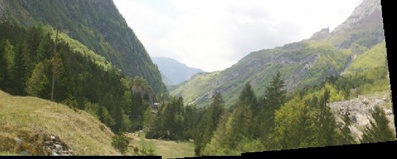
%> input picture Assignment4/p1.jpg, 397 x 159 px, shrunk from 879 x 353 before the run
$ octave tmp.m   (GNU Octave 9; MATLAB toolbox functions it lacks are replaced by stand-ins)
%> lines starting %> are read from the running program, lines starting %| are printed output that depends on the picture
### Assignment4/image_derivatives.m
function [Ix, Iy] = image_derivatives(I, sigma)
    G = gauss(sigma);
    D = gaussdx(sigma);
    Ix = conv2(conv2(I, G', 'same'), D, 'same');
    Iy = conv2(conv2(I, G, 'same'), D', 'same');
end

### Assignment4/image_derivatives2.m
function [Ixx, Iyy, Ixy] = image_derivatives2(I, sigma)
    [Ix, Iy] = image_derivatives(I, sigma);
    G = gauss(sigma);
    D = gaussdx(sigma);
    Ixx = conv2(conv2(Ix, G', 'same'), D, 'same');
    Iyy = conv2(conv2(Iy, G, 'same'), D', 'same');
    Ixy = conv2(conv2(Iy, D, 'same'), D', 'same');
end

### Assignment4/hessian_points.m
function [I_hess, px, py] = hessian_points( I, sigma, threshold)
%det(H(x, y)) = ?4(Ixx(x, y; ?)Iyy(x, y; ?) ? Ixy(x, y; ?)2)
[Ixx, Iyy, Ixy] = image_derivatives2(I, sigma);
I_hess = sigma^4*((Ixx.*Iyy) - Ixy.^2);

%nonmaxima supression
px = [];
py = [];

for i = 2:size(I_hess, 1)-1
    for j = 2:size(I_hess,2)-1
       M = I_hess(i-1:i+1, j-1:j+1);
       M(2,2) = 0;
       v = M(:);
       B = v>I_hess(i,j);
       if sum(B) == 0 && I_hess(i,j) >= threshold
           px = [px; i];
           py = [py; j];
       end
    end
end
end

### Assignment4/find_matches.m
function M = find_matches(I1, I2, sigma1, sigma2, t, bins, m)

[Hess1, py1, px1] = hessian_points(I1, sigma1, t);
[Hess2, py2, px2] = hessian_points(I2, sigma1, t);
D1 = descriptors_maglap(I1, px1, py1, m, sigma2, bins);
D2 = descriptors_maglap(I2, px2, py2, m, sigma2, bins);
[indices1, distances1] = find_correspondences(D1, D2);
[indices2, distances2] = find_correspondences(D2,D1);

match = 1;
M = [];

for i=1:length(indices1)
   j = indices1(i);
   if indices2(j) == i
       M = [M; zeros(1,5)];
       M(match,1) = px1(i);
       M(match,2) = py1(i);
       M(match,3) = px2(j);
       M(match,4) = py2(j);
       M(match,5) = distances1(i);
       match = match + 1;
   end
end

M = sortrows(M, 5);
M = M(1:min(size(M,1),10),:);

end

### Assignment4/descriptors_maglap.m
function D = descriptors_maglap(I, px, py, m, sigma, bins)
rad = round((m - 1) / 2);
[h, w] = size(I);
D = zeros(length(px), bins ^ 2);
[Imag, Ilap] = features_maglap(I, sigma, bins);
for i = 1 : length(px)
minx = max([px(i) - rad, 1]);
maxx = min([px(i) + rad, w]);
miny = max([py(i) - rad, 1]);
maxy = min([py(i) + rad, h]);
Rmag = Imag(miny:maxy, minx:maxx);
Rlap = Ilap(miny:maxy, minx:maxx);
d = accumarray(cat(2, Rmag(:), Rlap(:)), 1, [bins, bins]);
D(i,:) = d(:) / sum(d(:));
end
end

### Assignment4/gradient_magnitude.m
function [Imag, Idir] = gradient_magnitude(I, sigma)
    [Ix, Iy] = image_derivatives(I, sigma);
    Imag = sqrt(Ix.^2+Iy.^2);
    Idir = atan2(Ix,Iy);
end

### Assignment4/features_maglap.m
function [Imag, Ilap] = features_maglap(I, sigma, bins)

    Imag = gradient_magnitude(I, sigma);
    [imgDxx, imgDxy, imgDyy] = image_derivatives2(I, sigma);
    Ilap = imgDxx + imgDyy;

    Imag(Imag > 100) = 100;
    Imag = floor(Imag * (bins / 101)) + 1;

    Ilap = Ilap + 60;
    Ilap(Ilap < 0) = 0;
    Ilap(Ilap > 119) = 119;
    Ilap = floor(Ilap * (bins / 120)) + 1;

### Assignment4/find_correspondences.m
function [indices, distances] = find_correspondences(D1, D2)

indices = zeros(size(D1,1),1);
distances = zeros(size(D1,1),1);

for i = 1:size(D1,1)
    ind = 0;
    min = 1;
   for j = 1:size(D2,1)
       d = hellinger(D1(i,:).',D2(j,:).');
       if d < min
           min = d;
           ind = j;
       end
   end
   indices(i) = ind;
   distances(i) = min;
end

end

### Assignment4/estimate_homography.m
function H = estimate_homography(px1, py1, px2, py2)

px1 = px1(:); py1 = py1(:);
px2 = px2(:); py2 = py2(:);

A = zeros(2*length(px1), 9);

ind = 1;
for i=1:2:length(px1)*2
    A(i,1) = px1(ind);
    A(i,2) = py1(ind);
    A(i,3) = 1;
    A(i,7) = (-1)*px1(ind)*px2(ind);
    A(i,8) = (-1)*px2(ind)*py1(ind);
    A(i,9) = (-1)*px2(ind);

    A(i+1,4) = px1(ind);
    A(i+1,5) = py1(ind);
    A(i+1,6) = 1;
    A(i+1,7) = (-1)*py2(ind)*px1(ind);
    A(i+1,8) = (-1)*py2(ind)*py1(ind);
    A(i+1,9) = (-1)*py2(ind);
    ind = ind + 1;
end

[U, S, V] = svd(A);
h = V(:,end).'/V(end,end);
H = reshape(h,[3,3]);
H = H.';

end

### Assignment4/displaymatches.m
function displaymatches(I1, px1, py1, I2, px2, py2)
% Displays images I1, and I2 side by side and visualizes correspondences
% I1 - first image
% px1 - vector of X coordinates of points in first image
% py1 - vector of Y coordinates of points in first image
% I2 - second image
% px2 - vector of X coordinates of points in second image
% py2 - vector of Y coordinates of points in second image

px1 = px1(:); py1 = py1(:);
px2 = px2(:); py2 = py2(:);

[h1, w1, cn1] = size(I1);
[h2, w2, cn2] = size(I2);

h = max([h1, h2]);
w = w1 + w2 + 1;
cn = max([cn1,cn2]);
I = zeros(h, w, cn);
I(1:h1, 1:w1, 1:cn1) = I1;
I(1:h2, w1+2:w, 1:cn2) = I2;

fh = gcf;
imshow(uint8(I)); colormap gray;
figure(fh); hold on;
plot([w1+1,w1+1], [0, h], 'r', 'LineWidth', 4) ;
px2 = px2 + w1+1 ;
plot([px1', px2'], [py1', py2'], 'oy') ;
for i = 1 : length(px1)
   plot([px1(i),px2(i)], [py1(i),py2(i)], 'g-', 'LineWidth', 1) ;
end
hold off;

### Assignment4/gauss.m
function [g, x] = gauss(sigma)
x = -round(3.0*sigma):round(3.0*sigma);
g = 1/(sqrt(2*pi)*sigma)*exp(-x.^2/(2*sigma^2)); %calculate Gaussian kernel for values of x (in one line)
g = g / sum(g) ; % normalization

### Assignment4/gaussdx.m
function dx = gaussdx(sigma)
x = -round(3.0*sigma):round(3.0*sigma);
dx = (-1)/(sqrt(2*pi)*sigma^3)*x.*exp(-x.^2/(2*sigma^2)); %calculate derivative of Gaussian kernel for values of x (in one line)
dx = dx / sum(abs(dx)) ; % normalization

### Assignment4/tmp.m
sigma1=3;
sigma2=3;
t = 100;
bins = 20;
m = 41;

IG1 = imread("p1.jpg");
%> IG1 is the input picture: size 159x397x3 uint8; mean R, G, B 129.9, 132.1, 111.9
IM3 = imread("p2.jpg");
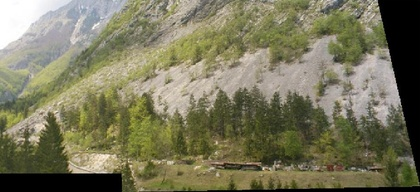
%> input picture Assignment4/p2.jpg, 420 x 192 px, shrunk from 930 x 425 before the run
%> IM3 is the input picture: size 192x420x3 uint8; mean R, G, B 121.8, 119.4, 91.9
M = find_matches(rgb2gray(IG1), rgb2gray(IM3),sigma1, sigma2, t, bins, m);
%> in hessian_points, `I_hess = sigma^4*((Ixx.*Iyy) - Ixy.^2);`:
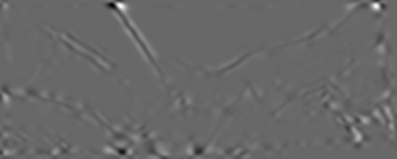
%> I_hess: size 159x397 double; min -45082.9, max 65055.3, mean 273.8; drawn with min black and max white
%> after the loop in hessian_points, `for i = 2:size(I_hess, 1)-1`: M = [0.0389 0.0191 -0.00819; 0.0561 0 -0.093; 0.0298 -0.0497 -0.114]; px = 329 values from 2 to 158; py = 329 values, max 395 at index 197, min 6 at index 3, mean 202.1
%> in find_matches, `[Hess1, py1, px1] = hessian_points(I1, sigma1, t);`: py1 = 329 values from 2 to 158; px1 has the same summary as py in hessian_points
%> call 2 of hessian_points, with sigma = 3, threshold = 100
%> in hessian_points (call 2), `I_hess = sigma^4*((Ixx.*Iyy) - Ixy.^2);`:
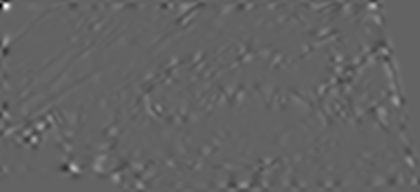
%> I_hess: size 192x420 double; min -50624.3, max 79655.3, mean 286.2; drawn with min black and max white
%> after the loop in hessian_points (call 2), `for i = 2:size(I_hess, 1)-1`: M = [-2451.2 -2204.3 -1880.6; -2876.4 0 -2725.3; -2669.1 -2887.8 -2790.2]; px = 469 values from 2 to 191; py = 469 values, max 416 at index 379, min 2 at index 307, mean 211.3
%> in find_matches, `[Hess2, py2, px2] = hessian_points(I2, sigma1, t);`: py2 = 469 values from 2 to 191; px2 has the same summary as py in hessian_points
%> in features_maglap, `Imag(Imag > 100) = 100;`: Imag: size 159x397 double; min 8.79e-15, max 100, mean 14
%> in features_maglap, `Imag = floor(Imag * (bins / 101)) + 1;`:
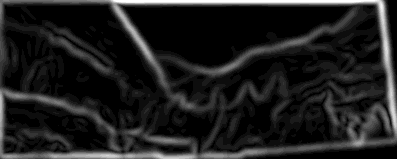
%> Imag: size 159x397 double; min 1, max 20, mean 3.3; drawn with min black and max white
%> the loop in descriptors_maglap, `for i = 1 : length(px)` made 329 passes
%> (minx, maxx, miny, maxy) on passes 1 to 3: (364, 397, 1, 22), (72, 112, 1, 25), (1, 26, 1, 26)
%> call 2 of descriptors_maglap, with m = 41, sigma = 3, bins = 20
%> call 2 of features_maglap, with sigma = 3, bins = 20
%> in features_maglap (call 2), `Imag(Imag > 100) = 100;`: Imag: size 192x420 double; min 0, max 100, mean 14.2
%> in features_maglap (call 2), `Imag = floor(Imag * (bins / 101)) + 1;`:
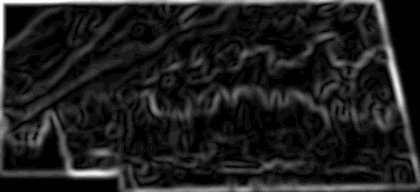
%> Imag: size 192x420 double; min 1, max 20, mean 3.34; drawn with min black and max white
%> the loop in descriptors_maglap (call 2), `for i = 1 : length(px)` made 469 passes
%> (minx, maxx, miny, maxy) on passes 1 to 3: (362, 402, 1, 22), (44, 84, 1, 25), (304, 344, 1, 25)
%> after the loop in descriptors_maglap (call 2), `for i = 1 : length(px)`:
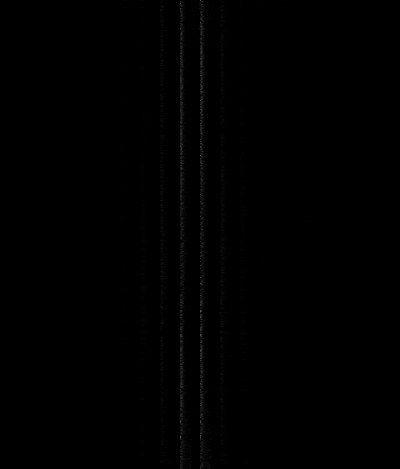
%> D: size 469x400 double; min 0, max 0.37, mean 0.0025
%> after the loop in find_correspondences, `for i = 1:size(D1,1)`: distances = 329 values, max 0.55 at index 197, min 0.106 at index 59, mean 0.266; indices = 329 values, max 465 at index 317, min 6 at index 326, mean 283.7
%> in find_matches, `[indices1, distances1] = find_correspondences(D1, D2);`: indices1 has the same summary as indices in find_correspondences; distances1 has the same summary as distances in find_correspondences
M = M(1:5,:);
H = estimate_homography(M(:,1), M(:,2), M(:,3), M(:,4));
figure; displaymatches(IG1, M(:,1), M(:,2), IM3, M(:,3), M(:,4));
%> after `displaymatches(IG1, M(:,1), M(:,2), IM3, M(:,3), M(:,4))`:
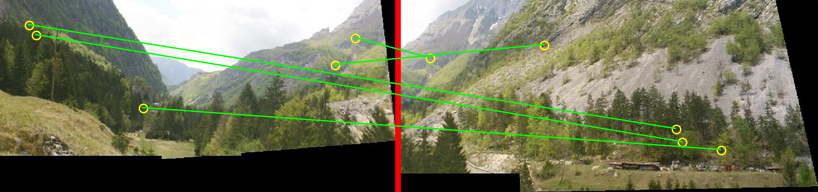
%> figure redrawn from the program's plot data
%IG2 = merge_homography(IG1,IM3, H);
%figure; imshow(IG2);
